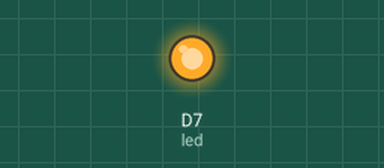
Recording of a sketch running on a simulated ESP8266 (NodeMCU). On the bench: output pins drawn as LEDs (lit = HIGH).

Above: at 0.1 s.
At 39.6 s:
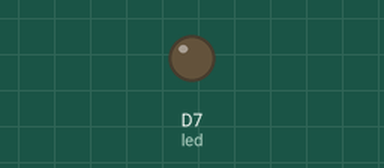
Timing chart, 0 to 40.0 s (numbered marks = the images above):
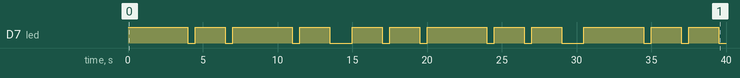

Measured:
- by itself, D7 (led): LOW → HIGH at 0.00 s, → LOW 4.0 s later, → HIGH 0.50 s later, → LOW 2.0 s later, … (24 changes in this stretch)

The sketch:

nameBlink.ino
```cpp
int led = D7; // Instead of writing D7 over and over again, we'll write led2
// This one is the little blue LED on your board. On the Photon it is next to D7, and on the Core it is next to the USB jack.

// Having declared these variables, let's move on to the setup function.
// The setup function is a standard part of any microcontroller program.
// It runs only once when the device boots up or is reset.

void setup() {

  // We are going to tell our device that D0 and D7 (which we named led1 and led2 respectively) are going to be output
  // (That means that we will be sending voltage to them, rather than monitoring voltage that comes from them)

  // It's important you do this here, inside the setup() function rather than outside it or in the loop function.

//   pinMode(led1, OUTPUT);
  pinMode(led, OUTPUT);

}


void dash() {
  digitalWrite(led, HIGH);
  delay(4000);
  digitalWrite(led, LOW);
  delay(500);
}

void dot() {
  digitalWrite(led, HIGH);
  delay(2000);
  digitalWrite(led, LOW);
  delay(500);
}

// Next we have the loop function, the other essential part of a microcontroller program.
// This routine gets repeated over and over, as quickly as possible and as many times as possible, after the setup function is called.
// Note: Code that blocks for too long (like more than 5 seconds), can make weird things happen (like dropping the network connection).  The built-in delay function shown below safely interleaves required background activity, so arbitrarily long delays can safely be done if you need them.

void loop() {
  // To blink the LED, first we'll turn it on...
  // digitalWrite(led1, HIGH);

  // C
  dash();
  dot();
  dash();
  dot();
  delay(1000);

  // é
  dot();
  dot();
  dash();
  dot();
  dot();
  delay(1000);

  // D
  dash();
  dot();
  dot();
  delay(1000);

  // R
  dot();
  dash();
  dot();
  delay(1000);

  // I
  dot();
  dot();
  delay(1000);

  // C
  dash();
  dot();
  dash();
  dot();
  delay(1000);
}
```
